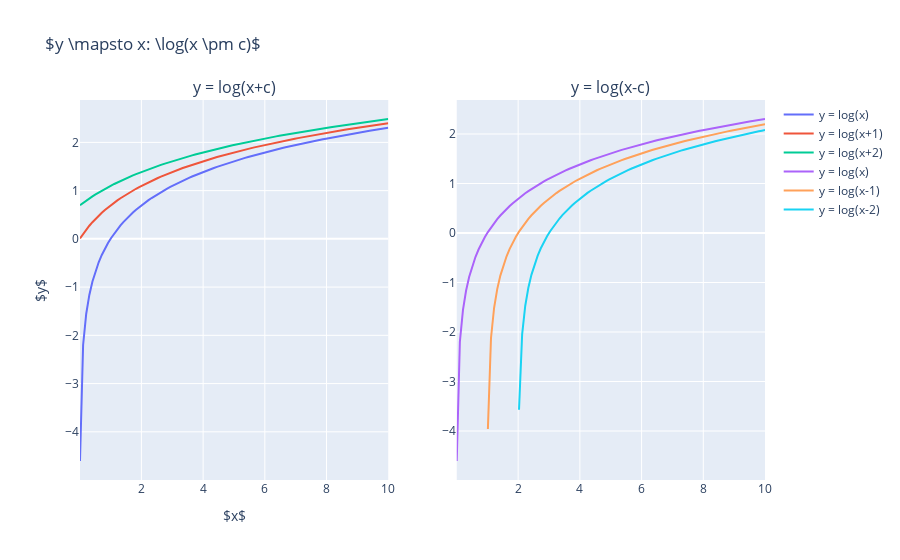

Source (notebook cell):
### Markdown cell above
## 3.1 Horizontal shift $\left[ y \mapsto x: log(x \pm c) \right]$

### Code cell
x = np.linspace(0.01, 10, 100)
y1 = np.log(x)
y2 = np.log(x + 1)
y3 = np.log(x + 2)
y4 = np.log(x)
y5 = np.log(x - 1)
y6 = np.log(x - 2)

fig = make_subplots(rows=1, cols=2, subplot_titles=('y = log(x+c)', 'y = log(x-c)'))

trace1 = go.Scatter(x=x, y=y1, mode='lines', name='y = log(x)')
trace2 = go.Scatter(x=x, y=y2, mode='lines', name='y = log(x+1)')
trace3 = go.Scatter(x=x, y=y3, mode='lines', name='y = log(x+2)')

fig.add_trace(trace1, row=1, col=1)
fig.add_trace(trace2, row=1, col=1)
fig.add_trace(trace3, row=1, col=1)

trace4 = go.Scatter(x=x, y=y4, mode='lines', name='y = log(x)')
trace5 = go.Scatter(x=x, y=y5, mode='lines', name='y = log(x-1)')
trace6 = go.Scatter(x=x, y=y6, mode='lines', name='y = log(x-2)')

fig.add_trace(trace4, row=1, col=2)
fig.add_trace(trace5, row=1, col=2)
fig.add_trace(trace6, row=1, col=2)

fig.update_layout(
    title='$y \mapsto x: \log(x \pm c)$',
    xaxis=dict(title='$x$'),
    yaxis=dict(title='$y$'),
)

fig.show()
